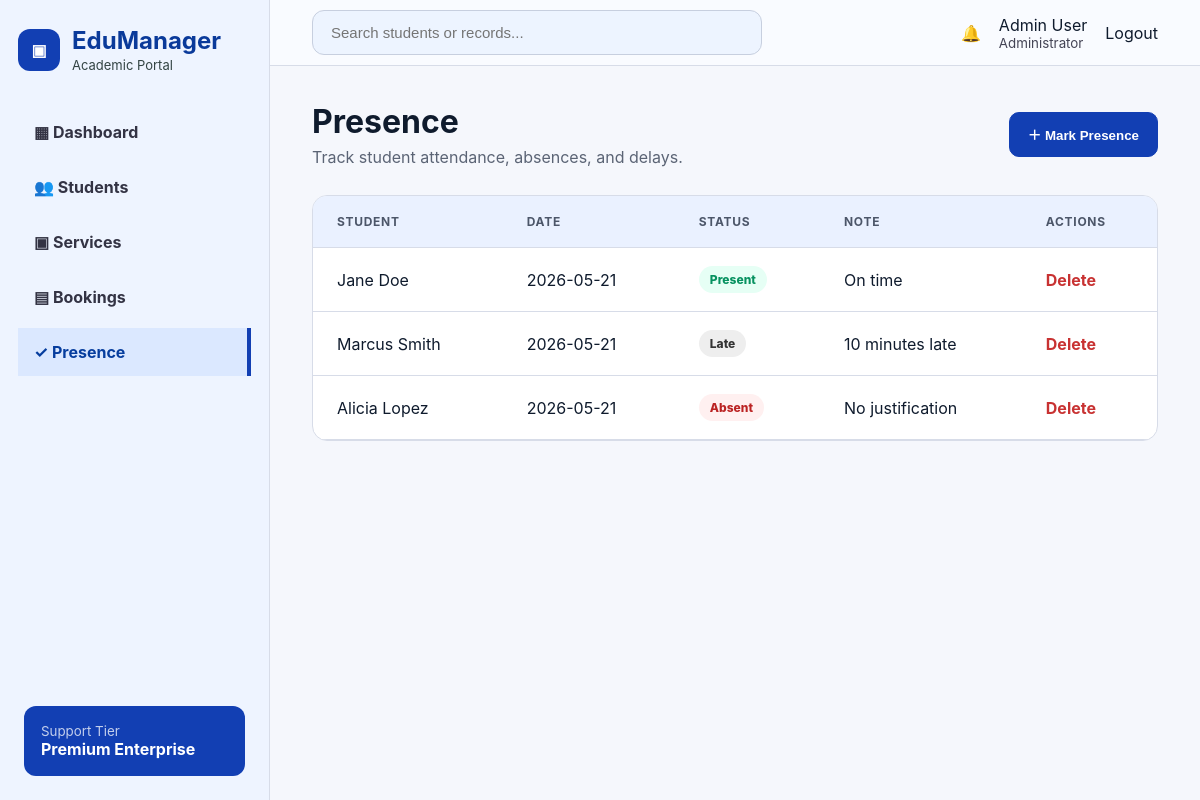
/public/index.php?route=presence (signed in), run on the app's committed database.
### tables this page shows
CREATE TABLE presences (
  id INT AUTO_INCREMENT PRIMARY KEY,
  student_id INT NOT NULL,
  presence_date DATE NOT NULL,
  status ENUM('Present','Absent','Late') DEFAULT 'Present',
  note VARCHAR(255),
  created_at TIMESTAMP DEFAULT CURRENT_TIMESTAMP,
  FOREIGN KEY(student_id) REFERENCES students(id) ON DELETE CASCADE,
  UNIQUE KEY unique_presence(student_id, presence_date)
);

### app/Core/Controller.php (called while the page is built, shortened)
<?php
abstract class Controller {
    protected function view(string $view, array $data = []): void {
        extract($data);
        require __DIR__ . '/../Views/layouts/header.php';
        require __DIR__ . '/../Views/layouts/sidebar.php';
        require __DIR__ . '/../Views/' . $view . '.php';
        require __DIR__ . '/../Views/layouts/footer.php';
    }
}

### app/Controllers/PresenceController.php (called while the page is built, shortened)
<?php
class PresenceController extends Controller {
    public function index(): void { $this->requireAuth(); $this->view('presence/index',['title'=>'Presence','active'=>'presence','presences'=>(new Presence())->all(),'students'=>(new Student())->all()]); }
}

### public/index.php (called while the page is built, shortened)
<?php
require_once __DIR__ . '/../app/Core/Controller.php';
$route = $_GET['route'] ?? (Auth::check() ? 'dashboard' : 'login');
$routes = [
 'login'=>[AuthController::class,'login'], 'logout'=>[AuthController::class,'logout'],
 'dashboard'=>[DashboardController::class,'index'],
 'students'=>[StudentController::class,'index'], 'students.store'=>[StudentController::class,'store'], 'students.update'=>[StudentController::class,'update'], 'students.delete'=>[StudentController::class,'delete'],
 'services'=>[ServiceController::class,'index'], 'services.store'=>[ServiceController::class,'store'], 'services.update'=>[ServiceController::class,'update'], 'services.delete'=>[ServiceController::class,'delete'],
 'bookings'=>[BookingController::class,'index'], 'bookings.store'=>[BookingController::class,'store'], 'bookings.status'=>[BookingController::class,'updateStatus'], 'bookings.delete'=>[BookingController::class,'delete'],
 'presence'=>[PresenceController::class,'index'], 'presence.store'=>[PresenceController::class,'store'], 'presence.delete'=>[PresenceController::class,'delete'],
 'api.stats'=>[ApiController::class,'stats'], 'api.students'=>[ApiController::class,'students'],
];
[$class,$method] = $routes[$route]; (new $class())->$method();

### app/Models/Presence.php (called while the page is built, shortened)
<?php
class Presence extends Model {
    public function all(): array {return $this->db->query('SELECT p.*, CONCAT(s.first_name," ",s.last_name) student_name FROM presences p JOIN students s ON s.id=p.student_id ORDER BY p.presence_date DESC')->fetchAll();}
}

### app/Views/presence/index.php (the view, shortened to what this page needs)
<div class="page-head"><div><h1>Presence</h1><p>Track student attendance, absences, and delays.</p></div><button class="btn primary" onclick="openModal('presenceModal')">＋ Mark Presence</button></div>
<section class="panel table-panel"><table><thead><tr><th>Student</th><th>Date</th><th>Status</th><th>Note</th><th>Actions</th></tr></thead><tbody><?php foreach($presences as $p):?><tr><td><?=htmlspecialchars($p['student_name'])?></td><td><?=htmlspecialchars($p['presence_date'])?></td><td><span class="badge <?=strtolower($p['status'])?>"><?=htmlspecialchars($p['status'])?></span></td><td><?=htmlspecialchars($p['note'])?></td><td><a class="link red" onclick="return confirm('Delete?')" href="index.php?route=presence.delete&id=<?=$p['id']?>">Delete</a></td></tr><?php endforeach;?></tbody></table></section>

### public/assets/css/style.css (style rules this page uses)
:root { --blue:#123fb3;--blue2:#e8f0ff;--bg:#f5f7fc;--line:#d7dce8;--text:#0f1b2d;--muted:#5b6475;--green:#14a36f;--red:#c83232;--card:#fff }
* { box-sizing:border-box }
body { margin:0;font-family:Inter,Segoe UI,Arial,sans-serif;background:var(--bg);color:var(--text) }
a { text-decoration:none;color:inherit }
.page-head { display:flex;align-items:center;justify-content:space-between;margin-bottom:28px }
.page-head h1 { font-size:32px;margin:0 }
.page-head p { margin:6px 0 0;color:var(--muted) }
.btn { border:1px solid var(--line);border-radius:10px;padding:12px 18px;font-weight:700;background:white;cursor:pointer;display:inline-block }
.btn.primary { background:var(--blue);color:white;border-color:var(--blue) }
.red { color:var(--red)!important }
.panel { background:#fff;border:1px solid var(--line);border-radius:15px;overflow:hidden }
.table-panel table { width:100%;border-collapse:collapse }
.table-panel th { background:#eaf1ff;text-align:left;color:#4c5669;font-size:12px;letter-spacing:.06em;text-transform:uppercase }
.table-panel th,.table-panel td { padding:18px 24px;border-bottom:1px solid var(--line) }
.badge,.pill { display:inline-block;border-radius:999px;padding:6px 11px;font-size:12px;font-weight:800;background:#edf4ff;color:#174a9a }
.badge.active,.badge.present { background:#e6fff5;color:#079260 }
.badge.pending,.badge.late { background:#eee;color:#333 }
.badge.suspended,.badge.at-risk,.badge.absent { background:#fff0f0;color:#bb2323 }
.link { border:none;background:none;color:#1242a5;font-weight:700;cursor:pointer }

### data on the page
presences: student_name "Jane Doe", presence_date "2026-05-21", status "Present", note "On time"
presences: student_name "Marcus Smith", presence_date "2026-05-21", status "Late", note "10 minutes late"
presences: student_name "Alicia Lopez", presence_date "2026-05-21", status "Absent", note "No justification"

### other printed values
$user['name'] "Admin User"
